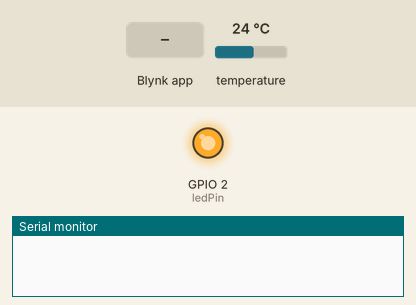
A sketch run on a simulated ESP32. Shown: output pins drawn as LEDs (lit = HIGH), the last lines printed to the serial monitor. The inputs (shaded band) are chosen by the test bench; at power-on: temperature 24 °C. WiFi joins after 1.5 s; servers stay silent unless stated.

Above: at 3.0 s.
3.1 s: Blynk app writes 1 to V0
At 6.5 s:
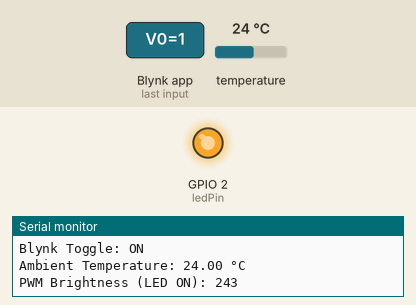
7.5 s: temperature set to 28 °C
At 10.1 s:
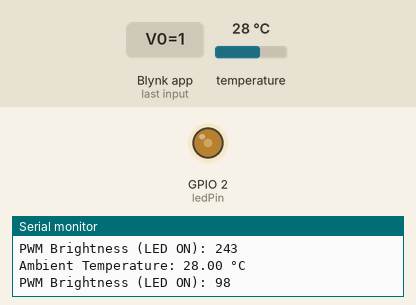
10.5 s: Blynk app writes 0 to V0
At 11.1 s:
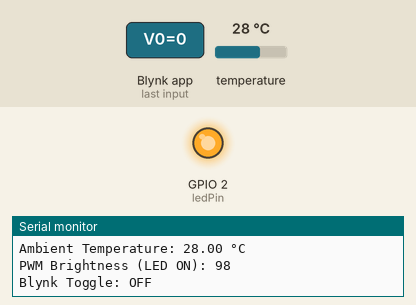
12.0 s: Blynk app writes 200 to V0
At 12.7 s:
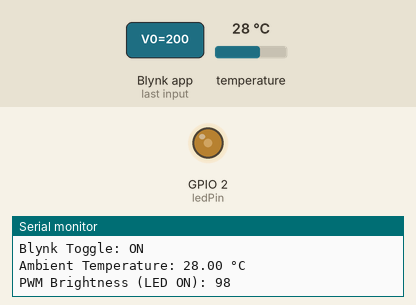
13.5 s: temperature set to 12 °C
At 16.3 s:
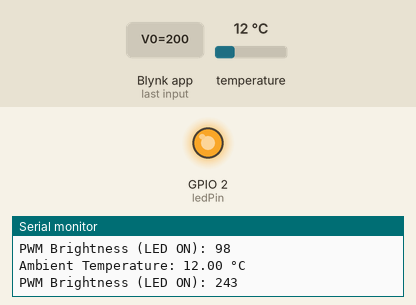
Timing chart, 0 to 17.5 s (numbered marks = the images above; inputs shaded):
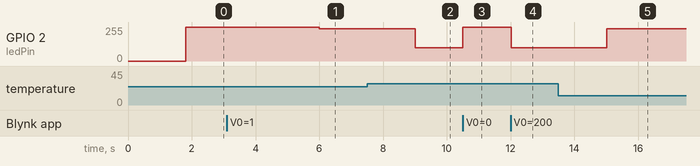

The sketch:

sketch_control_led_brightness_gesture.ino
```cpp
#define BLYNK_TEMPLATE_ID "TMPL6FFc3biAM"
#define BLYNK_TEMPLATE_NAME "ESP32 Smart Home System"
#define BLYNK_AUTH_TOKEN "Bm_wAKf8yxatNa42j6qbAChzI43fYbUk"

#include <WiFi.h>
#include <WiFiClient.h>
#include <BlynkSimpleEsp32.h>
#include <Adafruit_APDS9960.h>
#include <Adafruit_BME280.h>

// WiFi credentials
char auth[] = BLYNK_AUTH_TOKEN;
char ssid[] = "AC2900-24GHz";
char pass[] = "L3IFHN002019";

// Sensors
Adafruit_APDS9960 apds;
Adafruit_BME280 bme;

// LED config
const int ledPin = 2;
const int pwmFreq = 5000;
const int pwmResolution = 8;

// LED state
bool ledOn = false;

// Temperature update
unsigned long lastTempUpdate = 0;
const unsigned long tempUpdateInterval = 3000;

// Blynk Virtual Pin handler (toggle LED)
BLYNK_WRITE(V0) {
  int pinValue = param.asInt();
  ledOn = pinValue;
  Serial.print("Blynk Toggle: ");
  Serial.println(ledOn ? "ON" : "OFF");

  if (!ledOn) {
    ledcWrite(ledPin, 255); // Turn OFF (active-low)
  }
  // If ON, brightness will be updated in loop() based on temperature
}

void setup() {
  Serial.begin(9600);

  // Start Blynk
  Blynk.begin(auth, ssid, pass);

  // Init PWM for LED
  ledcAttach(ledPin, pwmFreq, pwmResolution);
  ledcWrite(ledPin, 255); // Start OFF

  // Init gesture sensor
  if (!apds.begin()) {
    Serial.println("Failed to find Hibiscus Sense APDS9960 chip");
  } else {
    apds.enableProximity(true);
    apds.enableGesture(true);
  }

  // Init BME280
  if (!bme.begin()) {
    Serial.println("Failed to find Hibiscus Sense BME280 chip");
  }
}

void loop() {
  Blynk.run();

  // Handle gesture input
  uint8_t gesture = apds.readGesture();

  if (gesture == APDS9960_UP) {
    Serial.println("Gesture: UP (LED ON)");
    ledOn = true;
    Blynk.virtualWrite(V0, 1); // Sync with Blynk UI
  }

  if (gesture == APDS9960_DOWN) {
    Serial.println("Gesture: DOWN (LED OFF)");
    ledOn = false;
    ledcWrite(ledPin, 255); // OFF
    Blynk.virtualWrite(V0, 0); // Sync with Blynk UI
  }

  if (gesture == APDS9960_LEFT) Serial.println("Gesture: LEFT");
  if (gesture == APDS9960_RIGHT) Serial.println("Gesture: RIGHT");

  // Update temperature and brightness every 3 seconds
  if (millis() - lastTempUpdate >= tempUpdateInterval) {
    float tempC = bme.readTemperature();
    Serial.print("Ambient Temperature: ");
    Serial.print(tempC);
    Serial.println(" °C");

    Blynk.virtualWrite(V1, tempC);

    if (ledOn) {
      int pwmValue;
      if (tempC <= 25) {
        pwmValue = 243;
      } else if (tempC >= 30) {
        pwmValue = 0;
      } else {
        pwmValue = map(tempC * 100, 2500, 3000, 243, 0); // Smooth scale
      }

      Serial.print("PWM Brightness (LED ON): ");
      Serial.println(pwmValue);
      ledcWrite(ledPin, pwmValue);
    }

    lastTempUpdate = millis();
  }
}
```

Measured:
- after the input at 3.1 s, GPIO 2 (ledPin): 255/255 → 242/255 after 2.9 s
- after the input at 7.5 s, GPIO 2 (ledPin): 242/255 → 98/255 after 1.5 s
- after the input at 10.5 s, GPIO 2 (ledPin): 98/255 → 255/255 at once
- after the input at 12.0 s, GPIO 2 (ledPin): 255/255 → 98/255 at once
- after the input at 13.5 s, GPIO 2 (ledPin): 98/255 → 242/255 after 1.5 s
